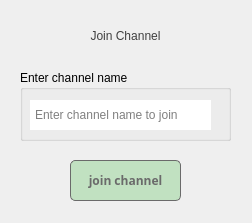
<?xml version="1.0" encoding="UTF-8"?>
<ui version="4.0">
 <class>joinchannelname</class>
 <widget class="QDialog" name="joinchannelname">
  <property name="geometry">
   <rect>
    <x>0</x>
    <y>0</y>
    <width>252</width>
    <height>223</height>
   </rect>
  </property>
  <property name="windowTitle">
   <string>Join Channel</string>
  </property>
  <widget class="QGroupBox" name="groupBox">
   <property name="geometry">
    <rect>
     <x>20</x>
     <y>70</y>
     <width>211</width>
     <height>71</height>
    </rect>
   </property>
   <property name="title">
    <string>Enter channel name</string>
   </property>
   <widget class="QLineEdit" name="lineEdit_channelname_on_joinchannelname">
    <property name="geometry">
     <rect>
      <x>10</x>
      <y>30</y>
      <width>181</width>
      <height>30</height>
     </rect>
    </property>
    <property name="styleSheet">
     <string notr="true">padding-left:3px;</string>
    </property>
    <property name="frame">
     <bool>false</bool>
    </property>
    <property name="placeholderText">
     <string>Enter channel name to join</string>
    </property>
   </widget>
  </widget>
  <widget class="QPushButton" name="pushButton_joinchannel_on_joinchannelname2">
   <property name="geometry">
    <rect>
     <x>70</x>
     <y>160</y>
     <width>111</width>
     <height>41</height>
    </rect>
   </property>
   <property name="font">
    <font>
     <family>Exo 2</family>
     <pointsize>9</pointsize>
     <italic>false</italic>
     <bold>true</bold>
    </font>
   </property>
   <property name="whatsThis">
    <string>&lt;html&gt;&lt;head/&gt;&lt;body&gt;&lt;p&gt;push to join&lt;/p&gt;&lt;/body&gt;&lt;/html&gt;</string>
   </property>
   <property name="styleSheet">
    <string notr="true">QPushButton
{
		background-color:rgb(193, 225, 193);
	color: rgb(106, 106, 106);
	font-weight: bold;
	border-style: solid;
	border-width: 1px;
	border-radius: 5px;
	padding: 10px;
	font: 700 9pt &quot;Exo 2&quot;;
}
</string>
   </property>
   <property name="text">
    <string>join channel</string>
   </property>
  </widget>
  <widget class="QLabel" name="label_3">
   <property name="geometry">
    <rect>
     <x>20</x>
     <y>10</y>
     <width>211</width>
     <height>51</height>
    </rect>
   </property>
   <property name="styleSheet">
    <string notr="true">QWidget
{
	color: rgb(64, 64, 64);
  	font: 900 14pt &quot;Exo 2&quot;;
}</string>
   </property>
   <property name="text">
    <string>Join Channel</string>
   </property>
   <property name="alignment">
    <set>Qt::AlignCenter</set>
   </property>
  </widget>
 </widget>
 <resources/>
 <connections/>
</ui>
